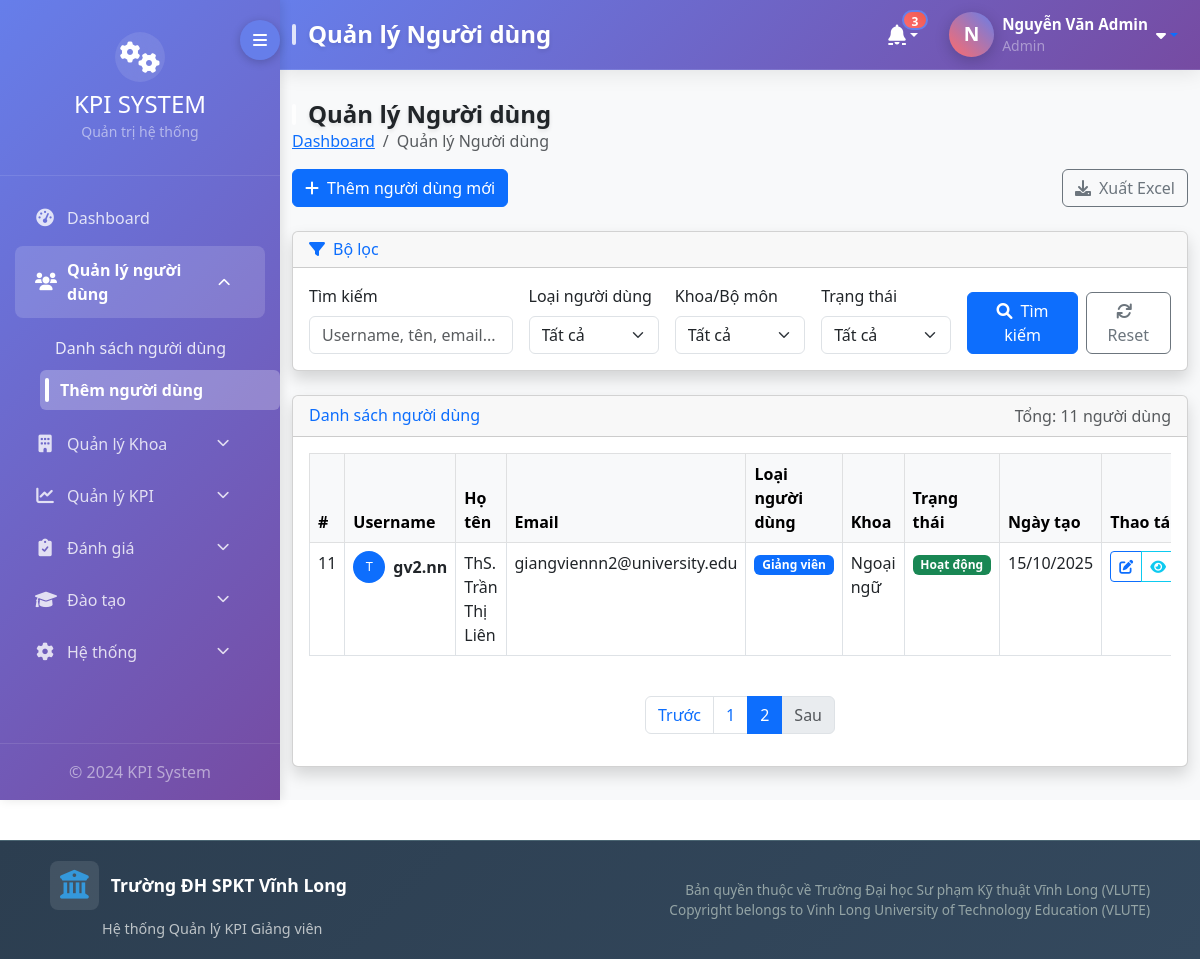
/admin/users.php?page=2 (signed in), run on the app's committed database.
### tables this page shows
CREATE TABLE `users` (
  `id` int(11) NOT NULL,
  `username` varchar(50) NOT NULL,
  `password` varchar(255) NOT NULL,
  `email` varchar(255) NOT NULL,
  `full_name` varchar(255) NOT NULL,
  `user_type` enum('admin','truongkhoa','giangvien') NOT NULL,
  `department_id` int(11) DEFAULT NULL,
  `is_active` tinyint(1) DEFAULT 1,
  `avatar_url` varchar(500) DEFAULT NULL,
  `phone_number` varchar(20) DEFAULT NULL,
  `created_at` timestamp NOT NULL DEFAULT current_timestamp(),
  `updated_at` timestamp NOT NULL DEFAULT current_timestamp() ON UPDATE current_timestamp()
);

CREATE TABLE `departments` (
  `id` int(11) NOT NULL,
  `department_code` varchar(20) NOT NULL,
  `department_name` varchar(255) NOT NULL,
  `description` text DEFAULT NULL,
  `is_active` tinyint(1) DEFAULT 1,
  `created_at` timestamp NOT NULL DEFAULT current_timestamp(),
  `updated_at` timestamp NOT NULL DEFAULT current_timestamp() ON UPDATE current_timestamp()
);

### admin/users.php (the view, shortened to what this page needs)
<?php
require_once '../includes/config.php';
require_once '../includes/headeradmin.php';
require_once '../includes/sidebaradmin.php';
$page = isset($_GET['page']) ? (int)$_GET['page'] : 1;
$limit = 10;
$offset = ($page - 1) * $limit;
$search = isset($_GET['search']) ? $_GET['search'] : '';
$params = [];
$whereSQL = '';
try {
    $countSql = "SELECT COUNT(*) as total FROM users u $whereSQL";
    if (!empty($params)) {
        $stmt = $pdo->prepare($countSql);
        $stmt->execute($params);
    } else {
        $stmt = $pdo->query($countSql);
    }
    $totalUsers = $stmt->fetch(PDO::FETCH_ASSOC)['total'];
    $totalPages = ceil($totalUsers / $limit);
    $sql = "SELECT u.*, d.department_name
            FROM users u
            LEFT JOIN departments d ON u.department_id = d.id
            $whereSQL
            ORDER BY u.created_at DESC
            LIMIT $limit OFFSET $offset";
    if (!empty($params)) {
        $stmt = $pdo->prepare($sql);
        $stmt->execute($params);
    } else {
        $stmt = $pdo->query($sql);
    }
    $users = $stmt->fetchAll(PDO::FETCH_ASSOC);
} catch (PDOException $e) {
    $error = "Lỗi kết nối database: " . $e->getMessage();
}
?>
<div class="main-content">
    <div class="container-fluid">
        <div class="page-header">
            <h1 class="page-title">Quản lý Người dùng</h1>
            <nav aria-label="breadcrumb">
                <ol class="breadcrumb">
                    <li class="breadcrumb-item"><a href="../index.php">Dashboard</a></li>
                    <li class="breadcrumb-item active">Quản lý Người dùng</li>
                </ol>
            </nav>
        </div>
        <div class="row mb-4">
            <div class="col-md-12">
                <div class="d-flex justify-content-between align-items-center">
                    <div>
                        <a href="manage.php" class="btn btn-primary">
                            <i class="fas fa-plus me-2"></i>Thêm người dùng mới
                        </a>
                    </div>
                    <div>
                        <button class="btn btn-outline-secondary" data-bs-toggle="modal" data-bs-target="#exportModal">
                            <i class="fas fa-download me-2"></i>Xuất Excel
                        </button>
                    </div>
                </div>
            </div>
        </div>
        <div class="card shadow mb-4">
            <div class="card-header">
                <h6 class="card-title m-0 font-weight-bold text-primary">
                    <i class="fas fa-filter me-2"></i>Bộ lọc
                </h6>
            </div>
            <div class="card-body">
                <form method="GET" action="">
                    <div class="row g-3">
                        <div class="col-md-3">
                            <label class="form-label">Tìm kiếm</label>
                            <input type="text" class="form-control" name="search" value="<?php echo htmlspecialchars($search); ?>"
                                   placeholder="Username, tên, email...">
                        </div>
                        <div class="col-md-2">
                            <label class="form-label">Loại người dùng</label>
                            <select class="form-select" name="user_type">
                                <option value="">Tất cả</option>
                            </select>
                        </div>
                        <div class="col-md-2">
                            <label class="form-label">Khoa/Bộ môn</label>
                            <select class="form-select" name="department_id">
                                <option value="">Tất cả</option>
                            </select>
                        </div>
                        <div class="col-md-2">
                            <label class="form-label">Trạng thái</label>
                            <select class="form-select" name="status">
                                <option value="">Tất cả</option>
                            </select>
                        </div>
                        <div class="col-md-3 d-flex align-items-end">
                            <div class="d-flex gap-2 w-100">
                                <button type="submit" class="btn btn-primary flex-fill">
                                    <i class="fas fa-search me-2"></i>Tìm kiếm
                                </button>
                                <a href="index.php" class="btn btn-outline-secondary">
                                    <i class="fas fa-refresh me-2"></i>Reset
                                </a>
                            </div>
                        </div>
                    </div>
                </form>
            </div>
        </div>
        <div class="card shadow">
            <div class="card-header d-flex justify-content-between align-items-center">
                <h6 class="card-title m-0 font-weight-bold text-primary">Danh sách người dùng</h6>
                <span class="text-muted">Tổng: <?php echo number_format($totalUsers); ?> người dùng</span>
            </div>
            <div class="card-body">
                <div class="table-responsive">
                    <table class="table table-bordered table-hover" id="usersTable">
                        <thead class="table-light">
                            <tr>
                                <th width="50">#</th>
                                <th>Username</th>
                                <th>Họ tên</th>
                                <th>Email</th>
                                <th>Loại người dùng</th>
                                <th>Khoa</th>
                                <th>Trạng thái</th>
                                <th>Ngày tạo</th>
                                <th width="150">Thao tác</th>
                            </tr>
                        </thead>
                        <tbody>
                            <?php if (count($users) > 0): ?>
                                <?php foreach ($users as $index => $user): ?>
                                    <tr>
                                        <td><?php echo $offset + $index + 1; ?></td>
                                        <td>
                                            <div class="d-flex align-items-center">
                                                <?php if (!empty($user['avatar_url'])): ?>
                                                    <img src="<?php echo htmlspecialchars($user['avatar_url']); ?>"
                                                         class="rounded-circle me-2" width="32" height="32"
                                                         alt="<?php echo htmlspecialchars($user['full_name']); ?>">
                                                <?php else: ?>
                                                    <div class="rounded-circle bg-primary text-white d-flex align-items-center justify-content-center me-2"
                                                         style="width: 32px; height: 32px; font-size: 0.8rem;">
                                                        <?php echo strtoupper(substr($user['full_name'], 0, 1)); ?>
                                                    </div>
                                                <?php endif; ?>
                                                <strong><?php echo htmlspecialchars($user['username']); ?></strong>
                                            </div>
                                        </td>
                                        <td><?php echo htmlspecialchars($user['full_name']); ?></td>
                                        <td><?php echo htmlspecialchars($user['email']); ?></td>
                                        <td>
                                            <?php
                                            $badge_class = [
                                                'admin' => 'bg-danger',
                                                'giangvien' => 'bg-primary',
                                                'truongkhoa' => 'bg-success'
                                            ];
                                            $type_text = [
                                                'admin' => 'Admin',
                                                'giangvien' => 'Giảng viên',
                                                'truongkhoa' => 'Trưởng khoa'
                                            ];
                                            ?>
                                            <span class="badge <?php echo $badge_class[$user['user_type']] ?? 'bg-secondary'; ?>">
                                                <?php echo $type_text[$user['user_type']] ?? $user['user_type']; ?>
                                            </span>
                                        </td>
                                        <td><?php echo htmlspecialchars($user['department_name'] ?? 'N/A'); ?></td>
                                        <td>
                                            <span class="badge <?php echo $user['is_active'] ? 'bg-success' : 'bg-secondary'; ?>">
                                                <?php echo $user['is_active'] ? 'Hoạt động' : 'Không hoạt động'; ?>
                                            </span>
                                        </td>
                                        <td><?php echo date('d/m/Y', strtotime($user['created_at'])); ?></td>
                                        <td>
                                            <div class="btn-group btn-group-sm">
                                                <a href="manage.php?id=<?php echo $user['id']; ?>"
                                                   class="btn btn-outline-primary" title="Sửa">
                                                    <i class="fas fa-edit"></i>
                                                </a>
                                                <a href="view.php?id=<?php echo $user['id']; ?>"
                                                   class="btn btn-outline-info" title="Xem chi tiết">
                                                    <i class="fas fa-eye"></i>
                                                </a>
                                            </div>
                                        </td>
                                    </tr>
                                <?php endforeach; ?>
                            <?php endif; ?>
                        </tbody>
                    </table>
                </div>
                <?php if ($totalPages > 1): ?>
                <nav aria-label="Page navigation" class="mt-4">
                    <ul class="pagination justify-content-center">
                        <li class="page-item <?php echo $page <= 1 ? 'disabled' : ''; ?>">
                            <a class="page-link" href="?<?php echo http_build_query(array_merge($_GET, ['page' => $page - 1])); ?>">Trước</a>
                        </li>
                        <?php for ($i = 1; $i <= $totalPages; $i++): ?>
                            <li class="page-item <?php echo $i == $page ? 'active' : ''; ?>">
                                <a class="page-link" href="?<?php echo http_build_query(array_merge($_GET, ['page' => $i])); ?>">
                                    <?php echo $i; ?>
                                </a>
                            </li>
                        <?php endfor; ?>
                        <li class="page-item <?php echo $page >= $totalPages ? 'disabled' : ''; ?>">
                            <a class="page-link" href="?<?php echo http_build_query(array_merge($_GET, ['page' => $page + 1])); ?>">Sau</a>
                        </li>
                    </ul>
                </nav>
                <?php endif; ?>
            </div>
        </div>
    </div>
</div>
<?php require_once '../includes/footer.php'; ?>

### css/headeradmin.css (style rules this page uses)
.page-title { font-weight: 700; font-size: 1.5rem; text-shadow: 0 2px 4px rgba(0, 0, 0, 0.1); position: relative; padding-left: 1rem; cursor: pointer; transition: all 0.3s ease; margin: 0; }
.page-title::before { content: ''; position: absolute; left: 0; top: 50%; transform: translateY(-50%); width: 4px; height: 70%; background: rgba(255, 255, 255, 0.8); border-radius: 2px; transition: all 0.3s ease; }

### css/sidebaradmin.css (style rules this page uses)
.main-content { margin-left: 280px; transition: all 0.3s ease; min-height: 100vh; background: #f8f9fa; }

### admin/users.php (style rules this page uses)
.page-header { padding-top: 100px; }

### data on the page
users: index "11", full_name "T", username "gv2.nn", full_name "ThS. Trần Thị Liên", email "giangviennn2@university.edu", user_type "Giảng viên", department.department_name "Ngoại ngữ", is_active "Hoạt động", created_at "15/10/2025"

### other printed values
$pageTitles[$currentPage] "Quản lý Người dùng"
$firstLetter "N"
$_SESSION['full_name'] "Nguyễn Văn Admin"
$role "Admin"
$totalUsers "11"
